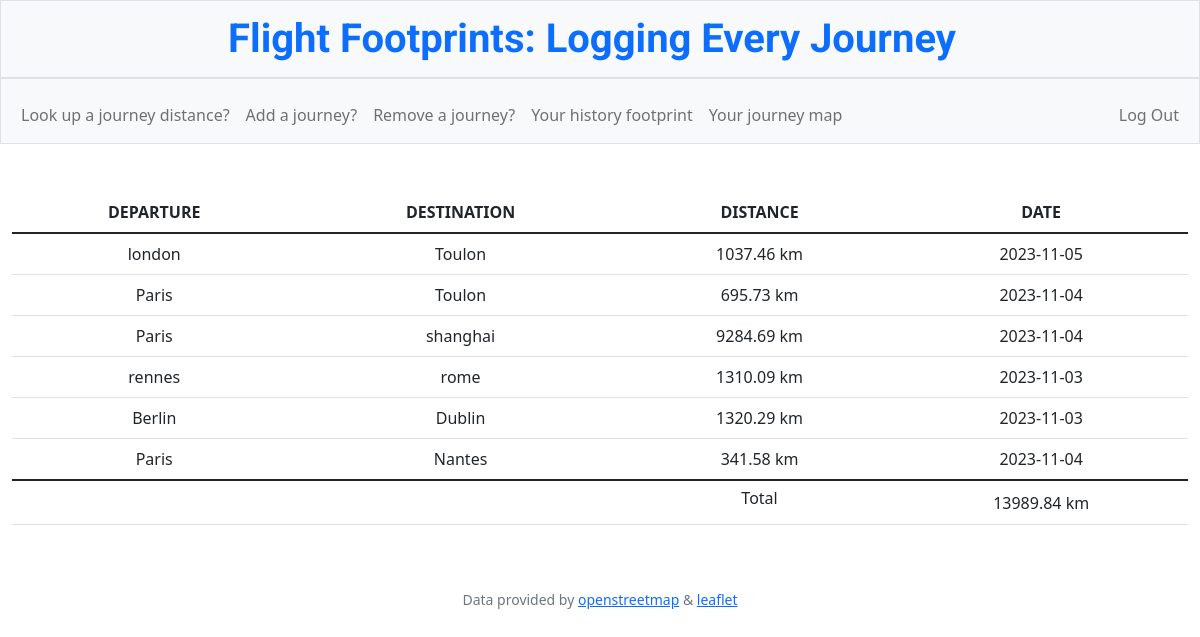
The app's page /history (signed in) with its own data.
### tables this page shows
CREATE TABLE 'flights' ('departure' TEXT NOT NULL, 'destination' TEXT NOT NULL, 'user_id' INTEGER NOT NULL, 'distance' NUMERIC NOT NULL, 'date' DATETIME NOT NULL);

CREATE TABLE 'users' ('id' INTEGER PRIMARY KEY AUTOINCREMENT NOT NULL, 'username' TEXT NOT NULL, 'hash' TEXT NOT NULL, 'flight_dist' NUMERIC);

### app.py (the view)
@app.route("/history")
@login_required
def history():
    user_id = session["user_id"]
    flight_db = db.execute("SELECT * FROM flights WHERE user_id = ?", user_id)
    update_dist = db.execute("SELECT flight_dist FROM users WHERE id = ?", user_id)
    return render_template("history.html", flights = flight_db, update_dist = update_dist[0]["flight_dist"])

### app.py (called while the page is built)
@app.after_request
def after_request(response):
    response.headers["Cache-Control"] = "no-cache, no-store, must-revalidate"
    response.headers["Expires"] = 0
    response.headers["Pragma"] = "no-cache"
    return response

### helpers.py (called while the page is built)
def login_required(f):
    @wraps(f)
    def decorated_function(*args, **kwargs):
        if session.get("user_id") is None:
            return redirect("/login")
        return f(*args, **kwargs)
    return decorated_function

### templates/history.html (shortened to what this page needs)
{% extends "layout.html" %}
{% block main %}
<table class="table">
    <thead>
      <tr>
        <th scope="col">DEPARTURE</th>
        <th scope="col">DESTINATION</th>
        <th scope="col">DISTANCE</th>
        <th scope="col">DATE</th>
      </tr>
    </thead>
    <tbody class="table-group-divider">
      {% for row in flights%}
      <tr>
        <td>{{row["departure"]}}</td>
        <td>{{row["destination"]}}</td>
        <td>{{"%.2f"|format(row["distance"])}} km</td>
        <td>{{row["date"] }}</td>
      </tr>
      {% endfor %}
    </tbody>
    <tfoot>
      <tr>
          <td></td>
          <td></td>
          <td><h6> Total</h6></td>
          <td>{{ "%.2f"|format(update_dist) }} km</td>
      </tr>
  </tfoot>
</table>
{% endblock %}

### templates/layout.html (shortened to what this page needs)
<!DOCTYPE html>
<html lang="en">
    <head>
        <link href="https://cdn.jsdelivr.net/npm/bootstrap@5.1.3/dist/css/bootstrap.min.css"
 rel="stylesheet">
        <link href="/static/styles.css" rel="stylesheet">
    </head>
    <body>
        <div class="bg-light border text-center py-2">
            <a class="navbar-brand" href="/"><span class="blue">Flight Footprints: Logging Every Journey</span></a>
        </div>
        <nav class="bg-light border navbar navbar-expand-md navbar-light">
            <div class="container-fluid">
                <div class="collapse navbar-collapse" id="navbar">
                    {% if session["user_id"] %}
                    <ul class="navbar-nav me-auto mt-2">
                        <li class="nav-item"><a class="nav-link" href="/distance">Look up a journey distance?</a></li>
                        <li class="nav-item"><a class="nav-link" href="/record">Add a journey?</a></li>
                        <li class="nav-item"><a class="nav-link" href="/remove">Remove a journey?</a></li>
                        <li class="nav-item"><a class="nav-link" href="/history">Your history footprint</a></li>
                        <li class="nav-item"><a class="nav-link" href="/map">Your journey map</a></li>
                    </ul>
                    <ul class="navbar-nav ms-auto mt-2">
                        <li class="nav-item"><a class="nav-link" href="/logout">Log Out</a></li>
                    </ul>
                    {% else %}
                    <ul class="navbar-nav ms-auto mt-2">
                        <li class="nav-item"><a class="nav-link" href="/register">Register</a></li>
                        <li class="nav-item"><a class="nav-link" href="/login">Log In</a></li>
                    </ul>
                    {% endif %}
                </div>
            </div>
        </nav>
        <main class="container-fluid py-5 text-center">
            {% block main %}{% endblock %}
        </main>
        <footer class="mb-5 small text-center text-muted">
            Data provided by <a href="https://www.openstreetmap.org/#map=6/46.449/2.210">openstreetmap</a> & <a href="https://leafletjs.com/">leaflet</a>
        </footer>
    </body>
</html>

### static/styles.css (style rules this page uses)
.navbar-brand { font-size: 40px; font-family: 'Roboto', sans-serif; font-weight: 700; }

### records on screen
flights: departure "london", destination "Toulon", distance "1037.46", date "2023-11-05"
flights: departure "Paris", destination "Toulon", distance "695.73", date "2023-11-04"
flights: departure "Paris", destination "shanghai", distance "9284.69", date "2023-11-04"
flights: departure "rennes", destination "rome", distance "1310.09", date "2023-11-03"
flights: departure "Berlin", destination "Dublin", distance "1320.29", date "2023-11-03"
flights: departure "Paris", destination "Nantes", distance "341.58", date "2023-11-04"
users: flight_dist "13989.84"
